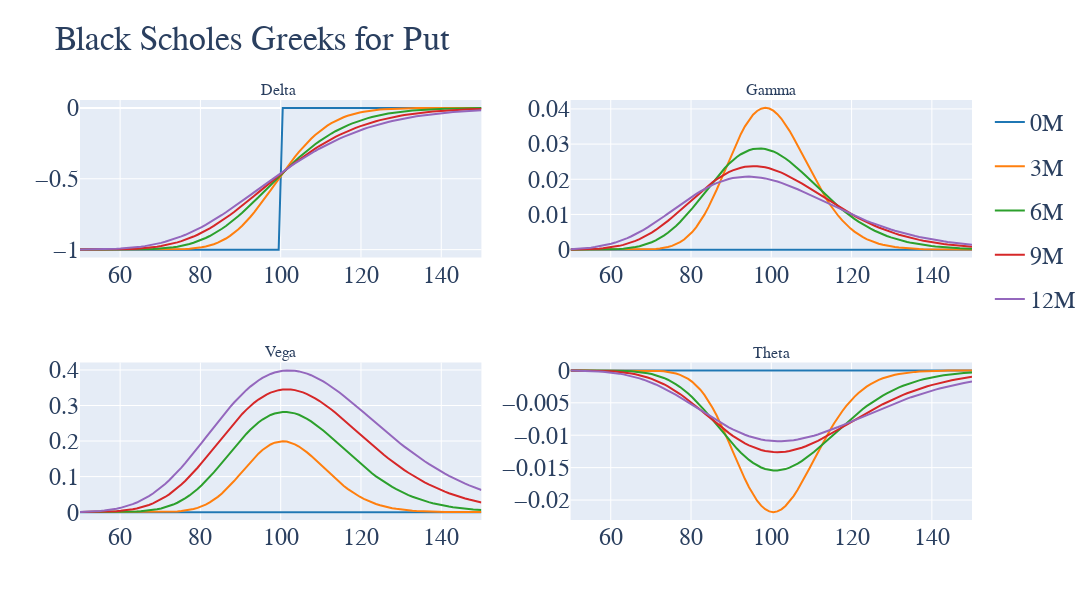

This figure's notebook cell:
### Code cell
# # Plot graph iteratively
# fig, ax = plt.subplots(2,2, figsize=(20,10))
fig = make_subplots(rows=2, cols=2, subplot_titles=("Delta ", "Gamma", "Vega", "Theta"))
for i, (k,v) in enumerate(d.items()):
    fig.add_trace(go.Scatter(x=x, y=BS(x,100,0.0,v,0.2).putDelta, name=k, legendgroup=f'group{k}', line=dict(color=cols[i])), row=1, col=1)
    fig.add_trace(go.Scatter(x=x, y=BS(x,100,0.0,v,0.2).gamma, name=k, legendgroup=f'group{k}', line=dict(color=cols[i]), showlegend=False), row=1, col=2)
    fig.add_trace(go.Scatter(x=x, y=BS(x,100,0.0,v,0.2).vega, name=k, legendgroup=f'group{k}', line=dict(color=cols[i]), showlegend=False), row=2, col=1)
    fig.add_trace(go.Scatter(x=x, y=BS(x,100,0.0,v,0.2).putTheta, name=k, legendgroup=f'group{k}', line=dict(color=cols[i]), showlegend=False), row=2, col=2)

    
fig.update_layout(
    title="Black Scholes Greeks for Put",
    width=1200,
    height=600,
    font=dict(
        family="Arial",
        size=24
    )
)

fig.show()
